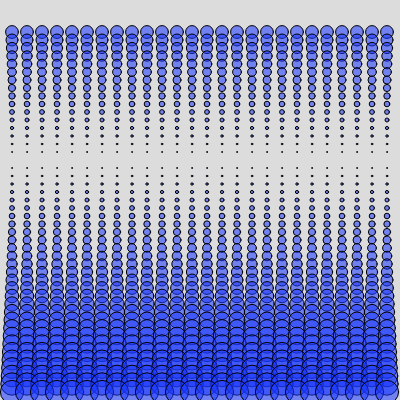
Frame 1 (no input)
Frame 60 (no input): identical to frame 1, image omitted
Frame 120 (the mouse pressed at the canvas centre since frame 60): identical to frame 1, image omitted

The p5.js sketch that drew this single still picture (run headless with seeded random() and noise() and a simulated clock; from frame 60 on, the mouse is pressed at the canvas centre):

// p5.js sketch
// ── sketch.js
/*
  Workshop: 
  "Learning Mathematics Through Programming 
  and Interactive Graphics with p5.js"
  by Juan Carlos Ponce Campuzano
  
  Meinjin Delta Brisbane, Australia, November 23-28, 2025
  Part III: 2D grid with a for loop basic example
*/

function setup() {
  createCanvas(400, 400);
}

function draw() {
  background(220);

  for (let y = 32; y < height; y += 8) {//vertical
    for (let x = 12; x < width; x += 15) {// horizontal
      fill(25, 55, 255, 140);
      ellipse(x, y, 16 - y / 10, 16 - y /10);
    }
  }
  
}
